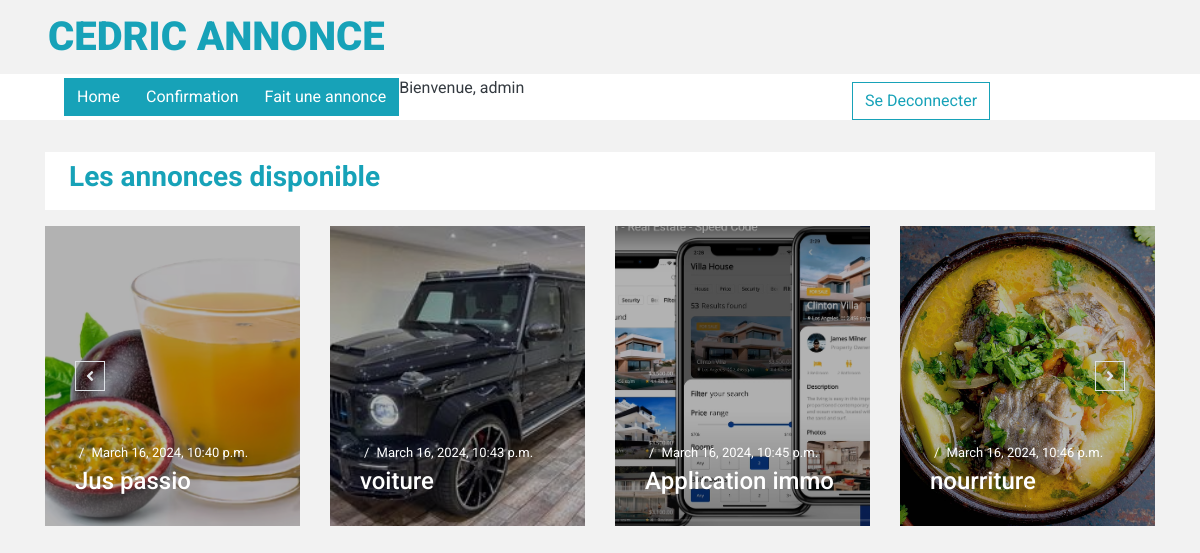
The app's page / (signed in) with its own data.
### app/models.py (models this page shows, shortened)
class PostApproved(models.Model):
    user = models.ForeignKey(User, on_delete=models.CASCADE)
    title = models.CharField(max_length=255)
    image = models.ImageField(upload_to='post_images/', null=True, blank=True)
    category = models.CharField(max_length=255)
    created_at = models.DateTimeField(auto_now_add=True)
    content = models.TextField()

### app/views.py (the view)
# urls.py: path('', views.index, name='index'),
def index(request):
    approved_posts = PostApproved.objects.all()
    return render(request, 'index.html', {'approved_posts': approved_posts})

### app/templates/index.html (shortened to what this page needs)
{% load static %}
<!DOCTYPE html>
<html lang="en">
<head>
    <link href="https://cdnjs.cloudflare.com/ajax/libs/font-awesome/5.15.0/css/all.min.css" rel="stylesheet">
    <link href="{% static 'lib/owlcarousel/assets/owl.carousel.min.css' %}" rel="stylesheet">
    <link  rel="stylesheet" href="{% static 'css/style.css' %}" >
</head>
<body>
        <div class="row align-items-center py-2 px-lg-5">
            <div class="col-lg-4">
                <a href="" class="navbar-brand d-none d-lg-block">
                    <h1 class="m-0 display-5 text-uppercase"><span class="text-info">Cedric Annonce</span></h1>
                </a>
            </div>
        </div>
    <div class="container-fluid p-0 mb-3">
        <nav class="navbar navbar-expand-lg bg-light navbar-light py-2 py-lg-0 px-lg-5">
            {% if user.is_authenticated %}
            <div class="collapse navbar-collapse justify-content-between px-0 px-lg-3" id="navbarCollapse">
                <div class="navbar-nav mr-auto py-0">
                    <a href="{% url 'index' %}" class="nav-item btn btn-info">Home</a>
                    {% if user.is_superuser %}
                    <a href="{% url 'review_posts' %}" class="nav-item btn btn-info">Confirmation</a>
                    {% endif %}
                    <a href="{% url 'createpost' %}" class="btn btn-info">Fait une annonce</a>
                    {% if user.is_authenticated %}
                    <h6>Bienvenue, {{ user.username}} </h6>
                    {% endif %}
                </div>
                <div class="input-group ml-auto" style="width: 100%; max-width: 300px;">
                    <a href="{% url 'logout' %}" class="btn btn-outline-info mx-3 mt-2 d-block"> Se Deconnecter</a>
                    </div>
                </div>
            </div>
            {% endif %}
    <div class="container-fluid py-3">
        <div class="container">
           <div class="d-flex align-items-center justify-content-between bg-light py-2 px-4 mb-3">
                 <h3 class="text-info font-weight-medium text-decoration-none" href="">Les annonces disponible</h3>
            </div>
            <div class="owl-carousel owl-carousel-2 carousel-item-4 position-relative">
                {% for post in approved_posts %}
                <div class="position-relative overflow-hidden" style="height: 300px;">
                    {% if post.image %}
                    <img class="img-fluid w-100 h-100" src="{{ post.image.url }}" style="object-fit: cover;">
                    {% endif %}
                    <div class="overlay">
                        <div class="mb-1" style="font-size: 13px;">
                            <span class="px-1 text-white">/</span>
                            <a class="text-white" href="{% url 'single' post.id %}">{{ post.created_at }}</a>
                        </div>
                        <a class="h4 m-0 text-white" href="{% url 'single' post.id %}">{{ post.title }}</a>
                    </div>
                </div>
                {% endfor %}
            </div>
        </div>
    </div>
</body>
</html>

### records on screen
PostApproved: image (picture), created_at "March 16, 2024, 10:40 p.m.", title "Jus passio"
PostApproved: image (picture), created_at "March 16, 2024, 10:43 p.m.", title "voiture"
PostApproved: image (picture), created_at "March 16, 2024, 10:45 p.m.", title "Application immo"
PostApproved: image (picture), created_at "March 16, 2024, 10:46 p.m.", title "nourriture"

### other values on screen
{{ user.username }} "admin"
